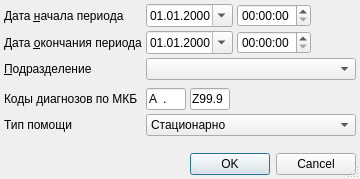
<?xml version="1.0" encoding="UTF-8"?>
<ui version="4.0">
 <class>ReportPersonSickListStationary</class>
 <widget class="QDialog" name="ReportPersonSickListStationary">
  <property name="windowModality">
   <enum>Qt::ApplicationModal</enum>
  </property>
  <property name="geometry">
   <rect>
    <x>0</x>
    <y>0</y>
    <width>360</width>
    <height>179</height>
   </rect>
  </property>
  <property name="windowTitle">
   <string>параметры отчёта</string>
  </property>
  <property name="sizeGripEnabled">
   <bool>true</bool>
  </property>
  <layout class="QGridLayout" name="gridLayout">
   <property name="margin">
    <number>4</number>
   </property>
   <property name="spacing">
    <number>4</number>
   </property>
   <item row="3" column="1" colspan="5">
    <widget class="QFrame" name="frmAge">
     <property name="frameShape">
      <enum>QFrame::NoFrame</enum>
     </property>
     <property name="frameShadow">
      <enum>QFrame::Raised</enum>
     </property>
     <layout class="QHBoxLayout">
      <property name="spacing">
       <number>4</number>
      </property>
      <property name="margin">
       <number>0</number>
      </property>
     </layout>
    </widget>
   </item>
   <item row="4" column="1" colspan="5">
    <widget class="QFrame" name="frmMKB">
     <property name="frameShape">
      <enum>QFrame::NoFrame</enum>
     </property>
     <property name="frameShadow">
      <enum>QFrame::Raised</enum>
     </property>
     <layout class="QGridLayout">
      <property name="horizontalSpacing">
       <number>4</number>
      </property>
      <property name="verticalSpacing">
       <number>0</number>
      </property>
      <property name="margin">
       <number>0</number>
      </property>
      <item row="0" column="0">
       <widget class="CICDCodeEdit" name="edtMKBFrom">
        <property name="sizePolicy">
         <sizepolicy hsizetype="Fixed" vsizetype="Fixed">
          <horstretch>0</horstretch>
          <verstretch>0</verstretch>
         </sizepolicy>
        </property>
        <property name="maximumSize">
         <size>
          <width>40</width>
          <height>16777215</height>
         </size>
        </property>
        <property name="inputMask">
         <string>a00.00; </string>
        </property>
        <property name="text">
         <string>A.</string>
        </property>
        <property name="maxLength">
         <number>6</number>
        </property>
       </widget>
      </item>
      <item row="0" column="1">
       <widget class="CICDCodeEdit" name="edtMKBTo">
        <property name="sizePolicy">
         <sizepolicy hsizetype="Fixed" vsizetype="Fixed">
          <horstretch>0</horstretch>
          <verstretch>0</verstretch>
         </sizepolicy>
        </property>
        <property name="maximumSize">
         <size>
          <width>40</width>
          <height>16777215</height>
         </size>
        </property>
        <property name="inputMask">
         <string>a00.00; </string>
        </property>
        <property name="text">
         <string>Z99.9</string>
        </property>
        <property name="maxLength">
         <number>6</number>
        </property>
       </widget>
      </item>
      <item row="0" column="2">
       <spacer>
        <property name="orientation">
         <enum>Qt::Horizontal</enum>
        </property>
        <property name="sizeHint" stdset="0">
         <size>
          <width>40</width>
          <height>20</height>
         </size>
        </property>
       </spacer>
      </item>
     </layout>
    </widget>
   </item>
   <item row="2" column="1" colspan="5">
    <widget class="COrgStructureComboBox" name="cmbOrgStructure"/>
   </item>
   <item row="0" column="0">
    <widget class="QLabel" name="lblBegDate">
     <property name="text">
      <string>Дата &amp;начала периода</string>
     </property>
     <property name="buddy">
      <cstring>edtBegDate</cstring>
     </property>
    </widget>
   </item>
   <item row="1" column="1" colspan="2">
    <widget class="CDateEdit" name="edtEndDate">
     <property name="sizePolicy">
      <sizepolicy hsizetype="Maximum" vsizetype="Fixed">
       <horstretch>0</horstretch>
       <verstretch>0</verstretch>
      </sizepolicy>
     </property>
     <property name="displayFormat">
      <string>dd.MM.yyyy</string>
     </property>
     <property name="calendarPopup">
      <bool>true</bool>
     </property>
    </widget>
   </item>
   <item row="1" column="4" colspan="2">
    <spacer>
     <property name="orientation">
      <enum>Qt::Horizontal</enum>
     </property>
     <property name="sizeHint" stdset="0">
      <size>
       <width>91</width>
       <height>20</height>
      </size>
     </property>
    </spacer>
   </item>
   <item row="4" column="0">
    <widget class="QLabel" name="lblMKB">
     <property name="text">
      <string>Коды диагнозов по МКБ</string>
     </property>
     <property name="buddy">
      <cstring>edtMKBFrom</cstring>
     </property>
    </widget>
   </item>
   <item row="7" column="0" colspan="6">
    <widget class="QDialogButtonBox" name="buttonBox">
     <property name="orientation">
      <enum>Qt::Horizontal</enum>
     </property>
     <property name="standardButtons">
      <set>QDialogButtonBox::Cancel|QDialogButtonBox::Ok</set>
     </property>
    </widget>
   </item>
   <item row="0" column="4" colspan="2">
    <spacer>
     <property name="orientation">
      <enum>Qt::Horizontal</enum>
     </property>
     <property name="sizeHint" stdset="0">
      <size>
       <width>91</width>
       <height>20</height>
      </size>
     </property>
    </spacer>
   </item>
   <item row="6" column="0">
    <spacer>
     <property name="orientation">
      <enum>Qt::Vertical</enum>
     </property>
     <property name="sizeHint" stdset="0">
      <size>
       <width>129</width>
       <height>20</height>
      </size>
     </property>
    </spacer>
   </item>
   <item row="5" column="0">
    <widget class="QLabel" name="lblTypeHospytal">
     <property name="text">
      <string>Тип помощи</string>
     </property>
     <property name="buddy">
      <cstring>cmbTypeHospytal</cstring>
     </property>
    </widget>
   </item>
   <item row="5" column="1" colspan="5">
    <widget class="QComboBox" name="cmbTypeHospytal">
     <item>
      <property name="text">
       <string>Стационарно</string>
      </property>
     </item>
     <item>
      <property name="text">
       <string>Амбулаторно</string>
      </property>
     </item>
    </widget>
   </item>
   <item row="1" column="0">
    <widget class="QLabel" name="lblEndDate">
     <property name="text">
      <string>Дата &amp;окончания периода</string>
     </property>
     <property name="buddy">
      <cstring>edtEndDate</cstring>
     </property>
    </widget>
   </item>
   <item row="0" column="1" colspan="2">
    <widget class="CDateEdit" name="edtBegDate">
     <property name="sizePolicy">
      <sizepolicy hsizetype="Maximum" vsizetype="Fixed">
       <horstretch>0</horstretch>
       <verstretch>0</verstretch>
      </sizepolicy>
     </property>
     <property name="displayFormat">
      <string>dd.MM.yyyy</string>
     </property>
     <property name="calendarPopup">
      <bool>true</bool>
     </property>
    </widget>
   </item>
   <item row="2" column="0">
    <widget class="QLabel" name="lblOrgStructure">
     <property name="text">
      <string>&amp;Подразделение</string>
     </property>
     <property name="buddy">
      <cstring>cmbOrgStructure</cstring>
     </property>
    </widget>
   </item>
   <item row="0" column="3">
    <widget class="QTimeEdit" name="edtBegTime"/>
   </item>
   <item row="1" column="3">
    <widget class="QTimeEdit" name="edtEndTime"/>
   </item>
  </layout>
 </widget>
 <customwidgets>
  <customwidget>
   <class>COrgStructureComboBox</class>
   <extends>QComboBox</extends>
   <header>Orgs/OrgStructComboBoxes.h</header>
  </customwidget>
  <customwidget>
   <class>CDateEdit</class>
   <extends>QDateEdit</extends>
   <header>library/DateEdit</header>
  </customwidget>
  <customwidget>
   <class>CICDCodeEdit</class>
   <extends>QLineEdit</extends>
   <header>library/ICDCodeEdit.h</header>
  </customwidget>
 </customwidgets>
 <tabstops>
  <tabstop>edtBegDate</tabstop>
  <tabstop>edtEndDate</tabstop>
  <tabstop>cmbOrgStructure</tabstop>
  <tabstop>edtMKBFrom</tabstop>
  <tabstop>edtMKBTo</tabstop>
  <tabstop>cmbTypeHospytal</tabstop>
  <tabstop>buttonBox</tabstop>
 </tabstops>
 <resources/>
 <connections>
  <connection>
   <sender>buttonBox</sender>
   <signal>accepted()</signal>
   <receiver>ReportPersonSickListStationary</receiver>
   <slot>accept()</slot>
   <hints>
    <hint type="sourcelabel">
     <x>128</x>
     <y>174</y>
    </hint>
    <hint type="destinationlabel">
     <x>65</x>
     <y>178</y>
    </hint>
   </hints>
  </connection>
  <connection>
   <sender>buttonBox</sender>
   <signal>rejected()</signal>
   <receiver>ReportPersonSickListStationary</receiver>
   <slot>reject()</slot>
   <hints>
    <hint type="sourcelabel">
     <x>241</x>
     <y>174</y>
    </hint>
    <hint type="destinationlabel">
     <x>267</x>
     <y>178</y>
    </hint>
   </hints>
  </connection>
 </connections>
</ui>
